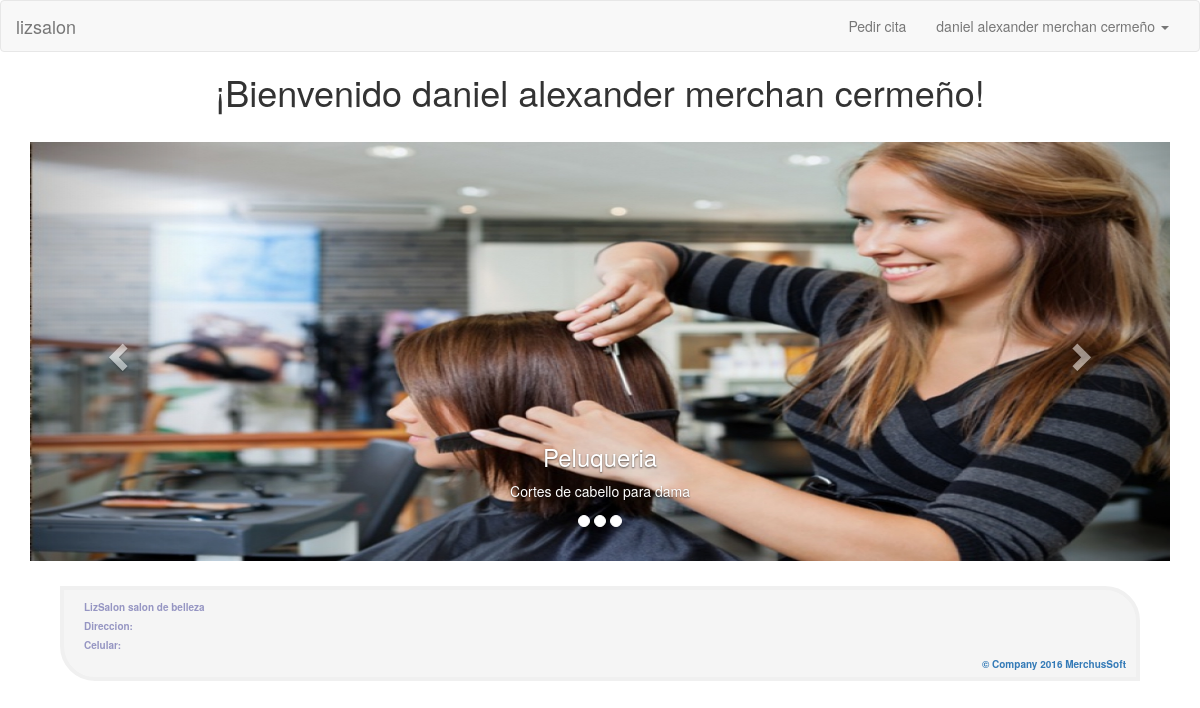
/home.php (signed in), run on the app's committed database.
### tables this page shows
CREATE TABLE IF NOT EXISTS `banner` (
  `id_banner` int(100) NOT NULL AUTO_INCREMENT,
  `titulo` varchar(30) NOT NULL,
  `descripcion` varchar(30) NOT NULL,
  `estado` set('activo','inactivo','pendiente','') NOT NULL DEFAULT 'pendiente',
  `img_banner` varchar(700) NOT NULL,
  PRIMARY KEY (`id_banner`)
);

### home.php (the view, shortened to what this page needs)
<?php
if (isset($_SESSION['session_username'])){
?>
<!DOCTYPE html>
<html lang="es">
  <head>
    <link href="css/bootstrap.min.css" rel="stylesheet">
    <link href="css/index1.css" rel="stylesheet">
  </head>
  <body>
<nav class="navbar navbar-default">
  <div class="container-fluid">
    <div class="navbar-header">
      <a class="navbar-brand" href="home.php">lizsalon</a>
    </div>
    <div class="collapse navbar-collapse" id="bs-example-navbar-collapse-1">
      <ul class="nav navbar-nav navbar-right">
        <li><a href="#" data-toggle="modal" data-target=".bs-example-modal-sm">Pedir cita</a></li>
        <li class="dropdown">
            <a href="#" class="dropdown-toggle" data-toggle="dropdown" role="button" aria-haspopup="true" aria-expanded="false"><?php print $_SESSION['session_username'];?> <span class="caret"></span></a>
        </li>
      </ul>
    </div>
  </div>
</nav>
<article style="text-align: center;">
    <h1>¡Bienvenido <?php print $_SESSION['session_username'];?>!</h1>
</article>
<div class="container">
  <br>
  <div id="myCarousel" class="carousel slide" data-ride="carousel">
    <?php
$sql_slider=mysql_query("SELECT * FROM banner where estado='activo'") or die (mysql_error());
$nums_slides=mysql_num_rows($sql_slider);
      ?>
<ol class="carousel-indicators">
          <?php
              for ($i=0; $i<$nums_slides; $i++){
              $active="active";
              ?>
              <li data-target="#myCarousel" data-slide-to="<?php echo $i;?>" class="<?php echo $active;?>"></li>
              <?php $active=""; } ?>
    </ol>
    <div class="carousel-inner" role="listbox">
      <?php
	$active="active";
	while ($row=mysql_fetch_array($sql_slider)){
      ?>
            <div class="item <?php echo $active;?>">
              <img src="./img_banner/<?php echo $row['img_banner'];?>" alt="Chania" width="460" height="345">
              <div class="carousel-caption">
              <h3><?php echo $row['titulo'];?></h3>
		          <p><?php echo $row['descripcion'];?></p>
            </div>
            </div>
          <?php $active=""; } ?>
    </div>
    <a class="left carousel-control" href="#myCarousel" role="button" data-slide="prev">
      <span class="glyphicon glyphicon-chevron-left" aria-hidden="true"></span>
    </a>
    <a class="right carousel-control" href="#myCarousel" role="button" data-slide="next">
      <span class="glyphicon glyphicon-chevron-right" aria-hidden="true"></span>
    </a>
  </div>
</div>
<div class="footer">
  <div class="divfoot">
<footer class="footliz">
<label>LizSalon salon de belleza</label>
</footer>
<footer class="footliz">
<label>Direccion:</label>
</footer>
<footer class="footliz">
<label>Celular:</label>
<label class="footmerp"><a target="_blank" href="http://merchussoftweb.eshost.com.ar/">&copy; Company 2016 MerchusSoft</a></label>
</footer>
</div>
</div>
  </body>
</html>
<?php
}
else{
    header ('location: ./');
}
?>

### css/index1.css (style rules this page uses)
.carousel-inner > .item > img,.carousel-inner > .item > a > img { width: 100%; height: 30%; margin: auto; max-width:1203px; max-height: 419px; }
.footer { width: 90%; max-width: 1500px; border: 4px solid rgb(240, 240, 240); background: rgb(245, 245, 245); border-top-right-radius: 35px; border-bottom-left-radius: 35px; margin: auto; margin-top: 25px; display: flex; flex-wrap: wrap; }
.divfoot { margin-top: 10px; width: 100% }
.footmerp { justify-content: flex-end; margin-right: 30px; font-size: 10px; display: flex; color: rgb(190, 190, 190); }
.footliz { width: 100%; margin-left: 20px; font-size: 10px; color: rgb(150, 150, 195); }

### data on the page
banner: img_banner (picture), titulo "Peluqueria", descripcion "Cortes de cabello para dama"

### other printed values
$_SESSION['session_username'] "daniel alexander merchan cermeño"
